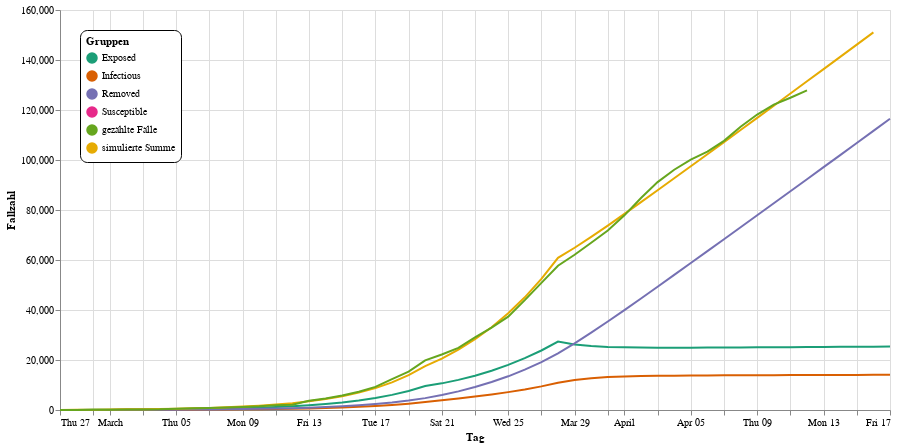

Specify this chart in Vega-Lite:
### Vega-Lite specification from a JSON file in a GitHub repository (floating-point values rounded to 4 significant figures; data arrays with more than 128 entries replaced by an {"elided": "..."} marker saying what was removed)
{"config": {"view": {"continuousWidth": 400, "continuousHeight": 300}}, "layer": [{"mark": {"type": "line", "point": false}, "encoding": {"color": {"type": "nominal", "field": "Typ", "legend": {"cornerRadius": 7, "fillColor": "white", "legendX": 20, "legendY": 20, "orient": "none", "padding": 6, "strokeColor": "black", "title": "Gruppen"}, "scale": {"scheme": "dark2"}}, "x": {"type": "temporal", "field": "Tag", "title": "Tag"}, "y": {"type": "quantitative", "field": "Fallzahl", "title": "Fallzahl"}}}, {"mark": "point", "encoding": {"opacity": {"value": 0}, "x": {"type": "temporal", "field": "Tag", "title": "Tag"}}, "selection": {"selector003": {"type": "single", "nearest": true, "on": "mouseover", "fields": ["Tag"], "empty": "none"}}}, {"mark": "point", "encoding": {"color": {"type": "nominal", "field": "Typ", "legend": {"cornerRadius": 7, "fillColor": "white", "legendX": 20, "legendY": 20, "orient": "none", "padding": 6, "strokeColor": "black", "title": "Gruppen"}, "scale": {"scheme": "dark2"}}, "opacity": {"condition": {"value": 1, "selection": "selector003"}, "value": 0}, "x": {"type": "temporal", "field": "Tag", "title": "Tag"}, "y": {"type": "quantitative", "field": "Fallzahl", "title": "Fallzahl"}}}, {"mark": {"type": "rule", "color": "gray"}, "encoding": {"x": {"type": "temporal", "field": "Tag", "title": "Tag"}}, "transform": [{"filter": {"selection": "selector003"}}]}, {"mark": {"type": "text", "align": "left", "dx": 4, "dy": -8}, "encoding": {"color": {"type": "nominal", "field": "Typ", "legend": {"cornerRadius": 7, "fillColor": "white", "legendX": 20, "legendY": 20, "orient": "none", "padding": 6, "strokeColor": "black", "title": "Gruppen"}, "scale": {"scheme": "dark2"}}, "text": {"condition": {"type": "quantitative", "field": "Fallzahl", "selection": "selector003"}, "value": " "}, "x": {"type": "temporal", "field": "Tag", "title": "Tag"}, "y": {"type": "quantitative", "field": "Fallzahl", "title": "Fallzahl"}}}, {"mark": {"type": "text", "align": "left", "dx": 4, "dy": -8}, "encoding": {"color": {"value": "gray"}, "text": {"condition": {"type": "temporal", "field": "Tag", "selection": "selector003"}, "value": " "}, "x": {"type": "temporal", "field": "Tag", "title": "Tag"}, "y": {"value": 16}}, "transform": [{"filter": {"selection": "selector003"}}]}], "data": {"name": "data-44e60655eb7953389d47c05be729490c"}, "height": 400, "width": 830, "$schema": "https://vega.github.io/schema/vega-lite/v4.8.1.json", "datasets": {"data-44e60655eb7953389d47c05be729490c": {"elided": "301 records"}}}
